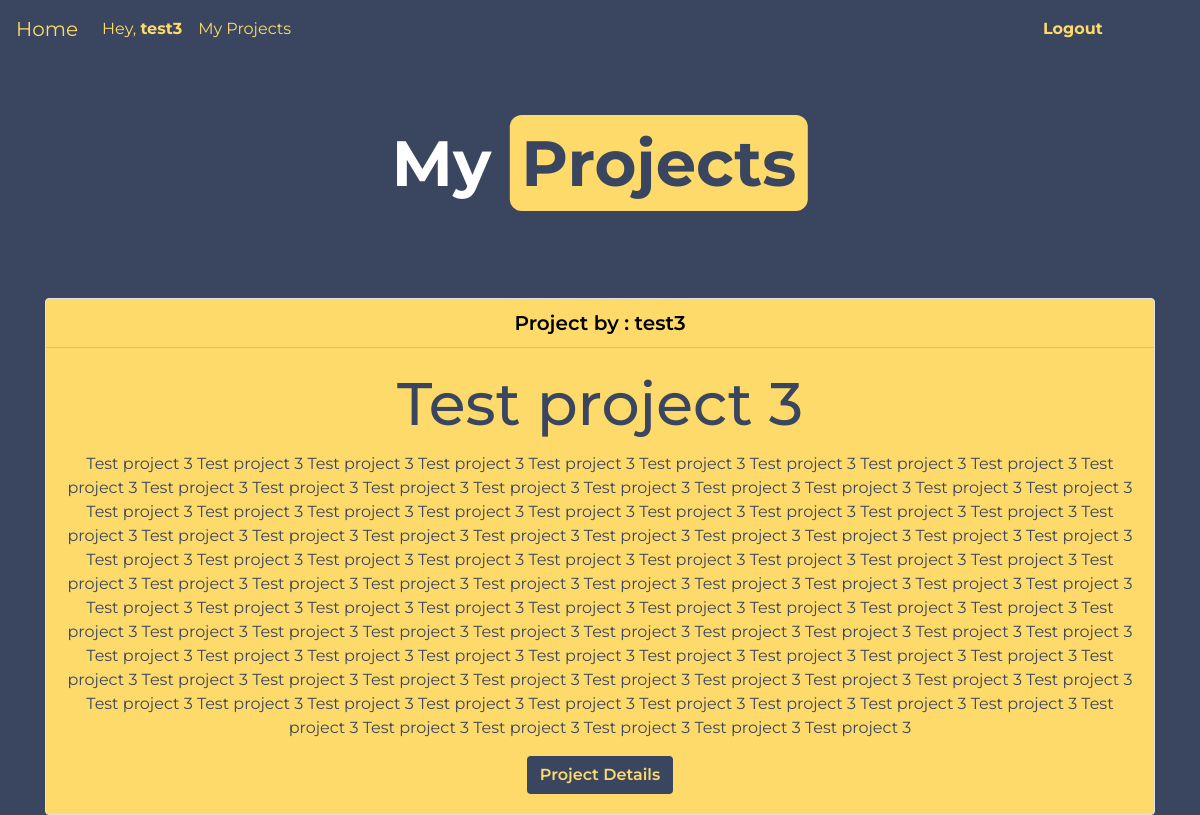
/ (signed in), run on the app's committed database.
### minor/models.py (models this page shows, shortened)
class Project(models.Model):
    user = models.ForeignKey(User, on_delete = models.PROTECT)
    group = models.ForeignKey(GroupInfo, on_delete = models.PROTECT)
    title = models.CharField(max_length = 300, default = "No project choosen")
    description  = models.TextField(default = "No description")
    is_approved_by_mentor = models.BooleanField(default = False)
    is_approved_by_HOD = models.BooleanField(default = False)
    mentor = GroupInfo.mentor
    mentor_feedback = models.CharField(default = "No feedback",max_length = 1500)
    hod_feedback = models.CharField(default = "No feedback", max_length = 1500)
    status = models.CharField(default = "No status", max_length = 1500)
    group_message = models.TextField(default = ' ', blank = True, null = True)
    mentor_message = models.TextField(default = ' ', blank = True, null = True)
    synopsis = models.FileField(upload_to = 'documents/',  null = True, default = 'settings.MEDIA_ROOT/documents/default.txt')
    srs = models.FileField(upload_to = 'documents/',  null = True, default = 'settings.MEDIA_ROOT/documents/default.txt')
    wbs = models.FileField(upload_to = 'documents/',  null = True, default = 'settings.MEDIA_ROOT/documents/default.txt')
    def get_absolute_url(self):
        return reverse('minor:project', kwargs={
                    'pk':self.pk
        })

class GroupInfo(models.Model):
    user = models.OneToOneField(User, on_delete = models.CASCADE)
    year = models.CharField(choices = YEAR,max_length = 6)
    section = models.CharField(choices = SECTION,max_length = 1)
    mentor = models.ForeignKey(FacultyInfo,on_delete=models.PROTECT)
    department = models.CharField(choices = DEPARTMENT,max_length = 3)
    group_name = models.CharField(max_length = 20,unique = True)
    member_1_name = models.CharField(max_length = 100,validators=[alphabets])
    member_1_enrollment = models.CharField(max_length = 15)
    member_2_name = models.CharField(max_length = 100,validators=[alphabets],blank=True)
    member_2_enrollment = models.CharField(max_length = 15,blank=True,null = True)
    member_3_name = models.CharField(max_length = 100,validators=[alphabets],blank=True,null = True)
    member_3_enrollment = models.CharField(max_length = 15,blank=True,null = True)
    contact = models.PositiveIntegerField(unique = True)
    is_group = models.BooleanField(default = True)
    REQUIRED_FIELDS = ['user','department','year','section','mentor','group_name',
                        'member_1_name','member_1_enrollment','contact']

### minor/views.py (the view, shortened to what this page needs)
# urls.py: path('',views.HomeView.as_view(),name='new-home'),
class HomeView(LoginRequiredMixin,View):
    def get(self,*args,**kwargs):
        my_project = []
        hod = ''
        faculty = ''
        group = ''
        if HeadOfDepartment.objects.filter(user = self.request.user):
            hod = HeadOfDepartment.objects.filter(user = self.request.user)[0]
            group = GroupInfo.objects.filter(department = hod.department)
            for i in group:
                project = Project.objects.get(group = i)
                my_project.append(project)
        if GroupInfo.objects.filter(user = self.request.user):
            group = GroupInfo.objects.get(user = self.request.user)
            if Project.objects.filter(group = group):
                project = Project.objects.filter(group = group)[0]
                my_project.append(project)
        d = dict()
        if faculty:
            d['faculty'] = faculty
        if hod:
            d['hod'] = hod
        if group:
            d['group'] = group
        d['my_project'] = my_project
        return render(self.request,'new_home.html',d)

### minor/templates/new_home.html (shortened to what this page needs)
{% extends 'base.html' %}
{% block content %}
<div  class="container" align='center'>
  <br>
  <div style="margin-bottom:20%;" class="hub">
  <span>My </span>
  <span>Projects</span>
</div>
<br><br><br><br><br>
<br><br><br>
  <br>
  {% if user.is_authenticated and  faculty %}
      {% if my_project %}
        {% for project in my_project %}
        <div style="border:0.5px solid  #feda6a" class="card ">
          <h5  style=" background:  #feda6a;color: #000000;font-weight : 600" class="card-header">Project by : {{project.group.group_name}}</h5>
          <div style="background:#feda6a; color:#3a4660" class="card-body">
          <h1 style="font-size : 60px" class="card-title">{{project.title}}</h1>
          <p class="card-text">{{project.description}}</p>
          <a href="{{project.get_absolute_url}}" class="btn new">Project Details</a>
          </div>
</div><hr>
        {% endfor %}
      {% else %}
      <div style="background:#feda6a" class="jumbotron">
        <h1 style="color:black">YOU HAVE NO PROJECTS</h1>
      </div>
      {% endif %}
  {% else %}
    {% if my_project %}
      {% for project in my_project %}
        {% if project.user == user %}
        <div style="border:0.5px solid  #feda6a"  class="card border">
          <h5 style=" background:  #feda6a;color: #000000;font-weight : 600" class="card-header">Project by : {{project.group.group_name}}</h5>
          <div style="background:#feda6a; color:#3a4660" class="card-body">
          <h1  style="font-size : 60px" class="card-title">{{project.title}}</h1>
          <p class="card-text">{{project.description}}</p>
          <a href="{{project.get_absolute_url}}" class="btn btn new">Project Details</a>
          </div>
  </div>
      {% endif %}
      {% endfor %}
    {% else %}
    <div  style="background:#feda6a" class="jumbotron">
      <h1>YOU HAVE NO PROJECTS</h1>
          <a style="background:#feda6a" class="btn btn-outline-warning"  href="/project-form/">Add Project</a>
    </div>
    {% endif %}
  {% endif %}
</div>
{% endblock %}

### minor/templates/base.html (shortened to what this page needs)
<!DOCTYPE html>
<html lang="en" dir="ltr">
  <head>
    <link rel="stylesheet" href="https://maxcdn.bootstrapcdn.com/bootstrap/4.0.0/css/bootstrap.min.css">
  </head>
  <body>
    <nav style="color:white" style="" class="navbar navbar-expand-lg navbar-dark bg-black">
  <a style="color:#feda6a" class="navbar-brand" href="/"> <span style="color:#feda6a">Home</span> </a>
  <div class="collapse navbar-collapse" id="navbarTogglerDemo03">
    <ul class="navbar-nav mr-auto mt-2 mt-lg-0">
      {% if user.is_authenticated %}
      <li  class="nav-item">
        <a class="nav-link " href=""><span style="color:#feda6a">Hey, <b>{{user.username}}</b> </span></a>
      </li>
      <li class="nav-item">
        <a style="color:#feda6a;" class="nav-link " href="/"><span style="color:#feda6a">My Projects</span></b> </a>
      </li>
      {% endif %}
    </ul>
    {% if user.is_authenticated %}
    <ul class="navbar-nav" >
      <li class=" nav-item " style="margin-left : -150px">  <a class="nav-link  btn btn-outline-default my-2 my-sm-0 " href="/logout/"><span style="color:#feda6a"><b>Logout</b></span> </a></li>
    </ul>
    {% endif %}
  </div>
</nav>
  {% block content %}
  {% endblock %}
  </body>
</html>

### minor/templates/base.html (style rules this page uses)
body { margin:0; font-family: 'Montserrat', sans-serif; scroll-behavior: smooth; background:#3a4660; }
span { color:gray; }
li { color:#feda6a; }

### minor/templates/new_home.html (style rules this page uses)
.hub { display: block; font-weight: bold; font-size: 4em; position: absolute; top: 20%; left: 50%; transform: translate(-50%, -50%); }
.hub span:nth-child(1) { color : white; }
.hub span:nth-child(2) { background: #feda6a; color: #3a4660; border-radius: 1vw; padding: 0vw 1vw 0vw 1vw; display: inline-block; }
.new { background: #3a4660; color:#feda6a; font-weight : 600; }
p { color:#3a4660 }

### data on the page
Project: group.group_name "test3", title "Test project 3", description "Test project 3 Test project 3 Test project 3 Test project 3 Test project 3 Test project 3 Test project 3 Test project 3 Test project 3 Test project 3 Test project 3 Test project 3 Test project 3 Test project 3 Test project 3 Test project 3 Test project 3 Test project 3 Test project 3 Test project 3 Test project 3 Test project 3 Test project 3 Test project 3 Test project 3 Test project 3 Test project 3 Test project 3 Test project 3 Test project 3 Test project 3 Test project 3 Test project 3 Test project 3 Test project 3 Test project 3 Test project 3 Test project 3 Test project 3 Test project 3 Test project 3 Test project 3 Test project 3 Test project 3 Test project 3 Test project 3 Test…"

### other printed values
{{ user.username }} "test3"
